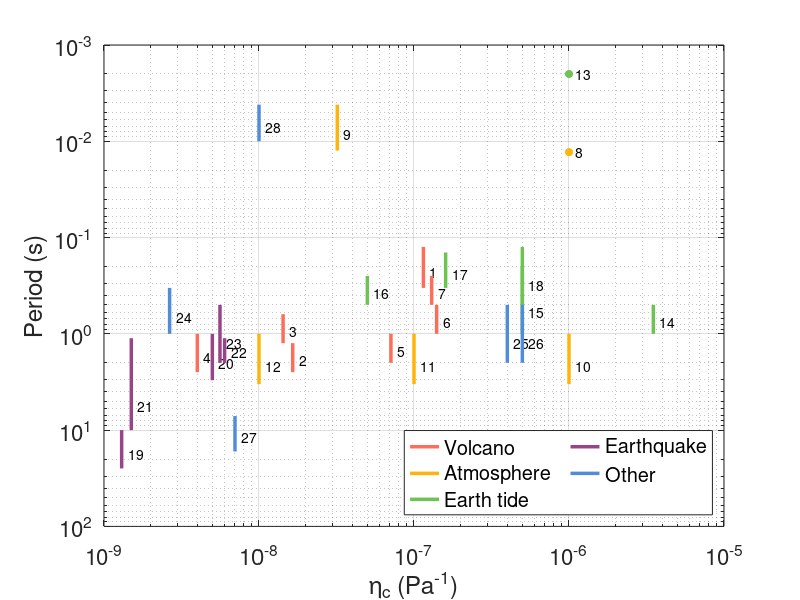

MATLAB code to generate this figure:
clc,clear
sensitivity=[1.15e-7 1.65e-8 1.43e-8 4e-9 7.1e-8 1.4e-7 1.3e-7 1e-6 3.2e-8 ...
    1e-6 1e-7 1e-8 1e-6 3.5e-6 5e-7 5e-8 1.6e-7 5e-7 1.3e-9 ...
    5e-9 1.5e-9 6e-9 5.6e-9 2.65e-9 4e-7 5e-7 7e-9 1e-8 ];
frequency=[3 8;0.4 0.8;0.8 1.6;0.4 1.0;0.5 1;1 2;2 4;77 77;80 240;
    0.3 1;0.3 1;0.3 1;500 500;1 2;1 5;2 4;3 7;2 8;0.04 0.1;
    0.33 1;0.1 0.9;0.5 0.9;0.5 2;1 3;0.5 2;0.5 2;0.06 0.14;100 240];
number=[7 5 6 5 5];
color=1/255*[
    253,109,90
    254,180,11
    109,195,84
    153,68,135
    81,140,216
    ];
all_number=length(sensitivity);
k=0;
figure('units','normalized','position',[0.1,0.1,0.3,0.5])
for j=1:length(number)
    for i=1:number(j)
        k=k+1;
        if frequency(k,1)~=frequency(k,2)
            h(k)=loglog([sensitivity(k),sensitivity(k)],1./[frequency(k,1),frequency(k,2)], ...
            'linewidth',2.5,'color',color(j,:));
        else
            h(k)=loglog([sensitivity(k),sensitivity(k)],1./[frequency(k,1),frequency(k,2)],'o', ...
            'markersize',5, 'markerfacecolor',color(j,:),'MarkerEdgeColor', color(j,:));
        end   
        text(1.1*sensitivity(k),(1/frequency(k,1)+1/frequency(k,2))/2,num2cell(k));
        hold on;
    end
end
legend(h([1,9,15,20,25]),'Volcano','Atmosphere','Earth tide','Earthquake','Other','NumColumns',2,'Location','SouthEast')

xlabel('\eta_c (Pa^-^1)')
ylabel('Period (s)')
set(gca,'YDir','reverse') 
grid on;
box on;
set(gca,'fontsize',16);
